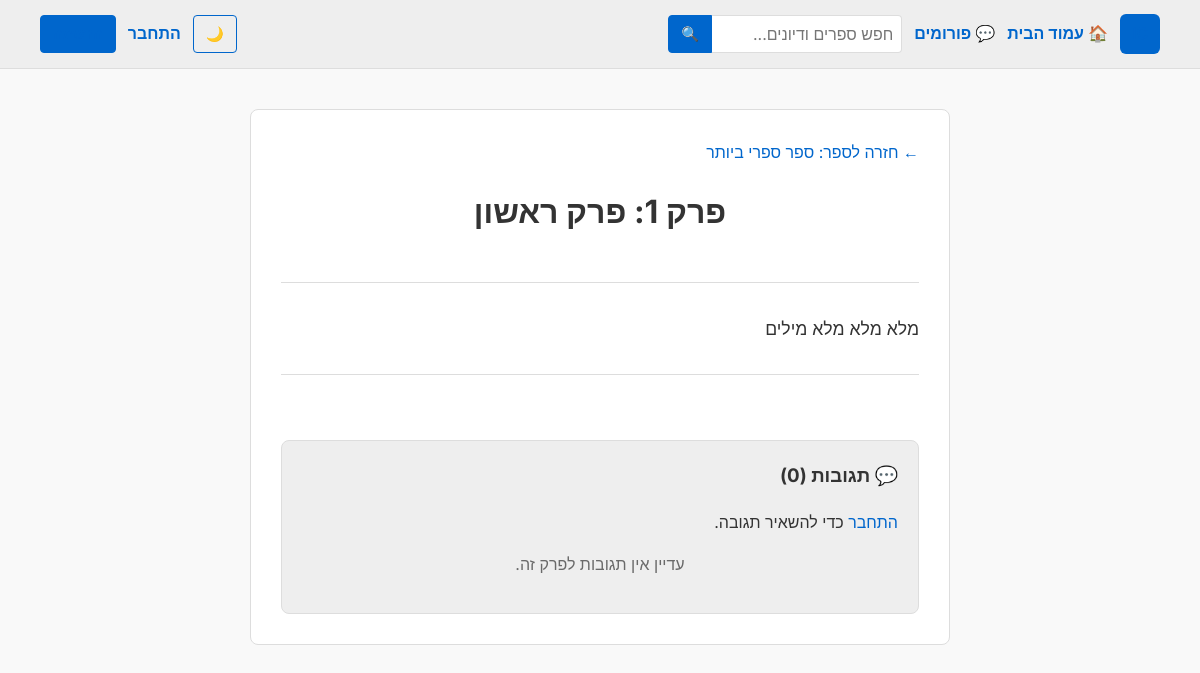
Screenshot of /book/2/chapter/1/ with the database file from the repository.
### books/models.py (models this page shows, shortened)
class Chapter(models.Model):
    book = models.ForeignKey(Book, on_delete=models.CASCADE, related_name='chapters')
    title = models.CharField(max_length=200, verbose_name="שם הפרק")
    content = models.TextField(verbose_name="תוכן הפרק")
    chapter_number = models.PositiveIntegerField(verbose_name="מספר פרק")
    created_at = models.DateTimeField(auto_now_add=True)
    class Meta:
        ordering = ['chapter_number'] # סידור אוטומטי של הפרקים לפי המספר שלהם

class Book(models.Model):
    title = models.CharField(max_length=200, verbose_name="כותרת הספר")
    summary = models.TextField(verbose_name="תקציר")
    author = models.ForeignKey(User, on_delete=models.CASCADE, related_name='books')
    created_at = models.DateTimeField(auto_now_add=True)
    updated_at = models.DateTimeField(auto_now=True)
    kudos = models.ManyToManyField(User, related_name='kudos_books', blank=True)
    cover = models.ImageField(upload_to='covers/', blank=True, null=True, verbose_name="כריכת הספר")
    STATUS_CHOICES = (
        ('draft', 'טיוטה (מוסתר)'),
        ('published', 'מפורסם (גלוי לכולם)'),
    )
    status = models.CharField(max_length=15, choices=STATUS_CHOICES, default='draft')

### books/views.py (the view)
# urls.py: path('book/<int:book_id>/chapter/<int:chapter_number>/', views.chapter_detail, name='chapter_detail'),
def chapter_detail(request, book_id, chapter_number):
    chapter = get_object_or_404(Chapter, book__id=book_id, chapter_number=chapter_number)
    comments = chapter.comments.all()
    comment_form = CommentForm()
    prev_chapter = Chapter.objects.filter(book=chapter.book, chapter_number__lt=chapter.chapter_number).order_by('-chapter_number').first()
    next_chapter = Chapter.objects.filter(book=chapter.book, chapter_number__gt=chapter.chapter_number).order_by('chapter_number').first()
    return render(request, 'books/chapter_detail.html', {
        'chapter': chapter,
        'comments': comments,
        'comment_form': comment_form,
        'prev_chapter': prev_chapter,
        'next_chapter': next_chapter,
    })

### books/forms.py
class CommentForm(forms.ModelForm):
    class Meta:
        model = Comment
        fields = ['content']
        widgets = {
            'content': forms.Textarea(attrs={
                'rows': 3,
                'placeholder': 'מה חשבת על הפרק? שתף את כותב/ת היצירה...',
                'style': 'width: 100%; padding: 10px; box-sizing: border-radius: 4px;'
            }),
        }

### books/context_processors.py (called while the page is built)
def unread_notifications(request):
    if request.user.is_authenticated:
        count = request.user.notifications.filter(is_read=False).count()
        return {'unread_notifications_count': count}
    return {'unread_notifications_count': 0}

### books/templates/books/chapter_detail.html (shortened to what this page needs)
{% extends 'books/base.html' %}
{% block content %}
<div class="container" style="max-width: 700px;">
    <div style="display: flex; justify-content: space-between; align-items: center;">
        <a href="{% url 'book_detail' chapter.book.id %}">← חזרה לספר: {{ chapter.book.title }}</a>
    </div>
    <h1 style="text-align: center; margin-top: 20px;">פרק {{ chapter.chapter_number }}: {{ chapter.title }}</h1>
    <div style="display: flex; justify-content: space-between; margin: 30px 0; padding-bottom: 15px; border-bottom: 1px solid var(--border-color);">
    </div>
    <div style="font-size: 1.1em; line-height: 1.8;">
        {{ chapter.content|linebreaks }}
    </div>
    <div style="display: flex; justify-content: space-between; margin: 30px 0; padding-top: 15px; border-top: 1px solid var(--border-color);">
    </div>
    <div style="margin-top: 50px; background: var(--nav-bg); padding: 20px; border-radius: 8px; border: 1px solid var(--border-color);">
        <h3 style="margin-top: 0;">💬 תגובות ({{ comments.count }})</h3>
        {% if user.is_authenticated %}
            <form action="{% url 'add_comment' chapter.book.id chapter.chapter_number %}" method="post" style="margin-bottom: 20px;">
                {% csrf_token %}
                {{ comment_form.content }}
                <button type="submit" class="btn-primary">פרסם תגובה</button>
            </form>
        {% else %}
            <p><a href="{% url 'login' %}">התחבר</a> כדי להשאיר תגובה.</p>
        {% endif %}
        {% for comment in comments %}
            <div style="background: var(--bg-color); border: 1px solid var(--border-color); padding: 15px; border-radius: 6px; margin-bottom: 15px;">
                <div style="display: flex; align-items: center; gap: 10px; margin-bottom: 10px;">
                    {% if comment.author.profile.avatar %}
                        <img src="{{ comment.author.profile.avatar.url }}" style="width: 35px; height: 35px; border-radius: 50%; object-fit: cover; border: 1px solid var(--border-color);">
                    {% endif %}
                    <strong><a href="{% url 'profile_detail' comment.author.username %}">{{ comment.author.username }}</a></strong>
                    <span style="opacity: 0.7; font-size: 0.85em;">• {{ comment.created_at|date:"d/m/Y H:i" }}</span>
                </div>
                <p style="margin: 0;">{{ comment.content|linebreaks }}</p>
            </div>
        {% empty %}
            <p style="opacity: 0.7; text-align: center;">עדיין אין תגובות לפרק זה.</p>
        {% endfor %}
    </div>
</div>
{% endblock %}

### static/css/inkcity.css (style rules this page uses)
*, *::before, *::after { box-sizing: border-box; }
body { margin: 0; padding: 0; background: var(--bg-color); color: var(--text-color); font-family: 'Inter', Arial, Helvetica, sans-serif; font-size: 16px; line-height: 1.6; transition: background-color 0.3s, color 0.3s; }
a { color: var(--link-color); text-decoration: none; }
.container { background-color: var(--container-bg); padding: 30px; border-radius: 8px; border: 1px solid var(--border-color); max-width: 800px; margin: 40px auto; }

### books/templates/books/base.html (style rules this page uses)
:root { --bg-color: #f9f9f9; --text-color: #333333; --container-bg: #ffffff; --border-color: #dddddd; --link-color: #0066cc; --nav-bg: #eeeeee; --input-bg: #ffffff; }

### rows the page displays
Chapter: book "ספר ספרי ביותר", chapter_number "1", title "פרק ראשון", content "מלא מלא מלא מילים", count "0"
